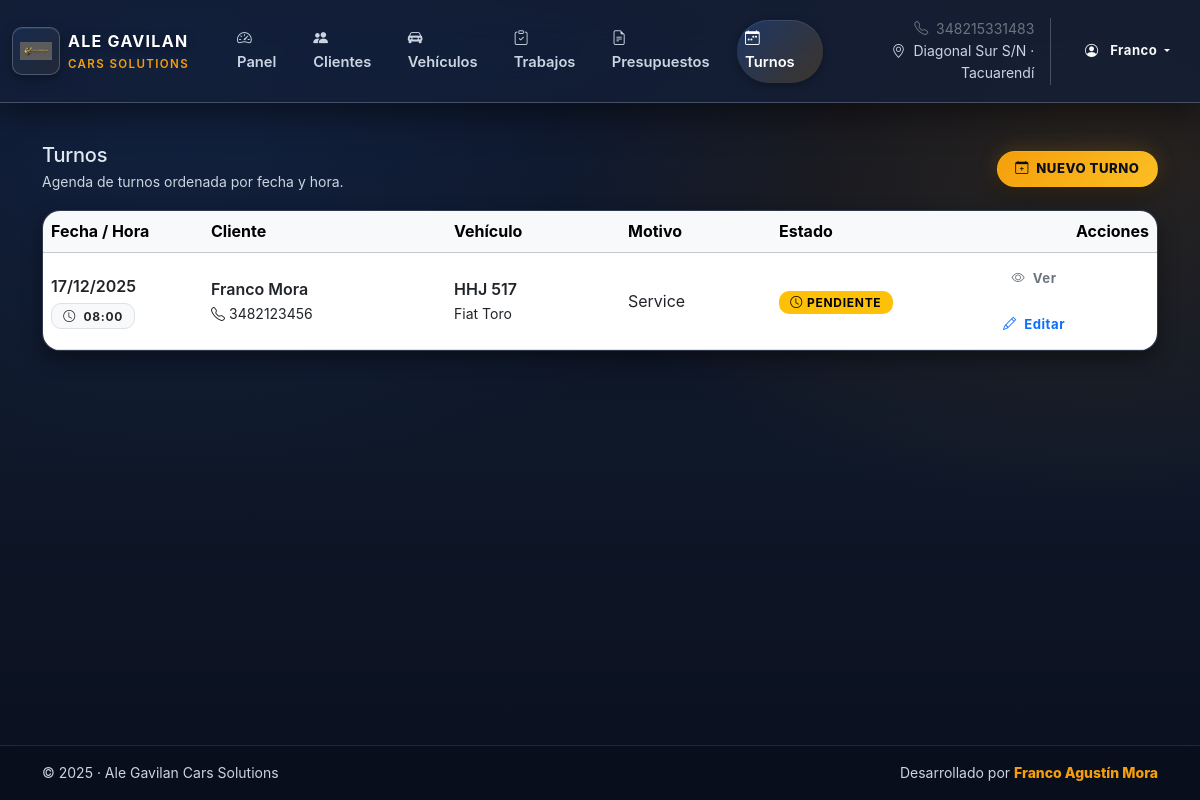
The page /turnos/ (signed in) on the database its author committed.
### taller/models.py (models this page shows, shortened)
class Turno(models.Model):
    ESTADO_PENDIENTE = "PENDIENTE"
    ESTADO_CONFIRMADO = "CONFIRMADO"
    ESTADO_CANCELADO = "CANCELADO"
    ESTADO_CUMPLIDO = "CUMPLIDO"
    ESTADO_CHOICES = [
        (ESTADO_PENDIENTE, "Pendiente"),
        (ESTADO_CONFIRMADO, "Confirmado"),
        (ESTADO_CANCELADO, "Cancelado"),
        (ESTADO_CUMPLIDO, "Cumplido"),
    ]
    cliente = models.ForeignKey(
        Cliente,
        related_name="turnos",
        on_delete=models.SET_NULL,
        null=True,
        blank=True,
    )
    vehiculo = models.ForeignKey(
        Vehiculo,
        related_name="turnos",
        on_delete=models.SET_NULL,
        null=True,
        blank=True,
    )
    fecha_hora = models.DateTimeField()
    motivo = models.CharField(max_length=255, help_text="Ej: Service, cambio de embrague, etc.")
    notas = models.TextField(blank=True)
    estado = models.CharField(
        max_length=15,
        choices=ESTADO_CHOICES,
        default=ESTADO_PENDIENTE,
    )
    creado_en = models.DateTimeField(auto_now_add=True)
    class Meta:
        verbose_name = "Turno"
        verbose_name_plural = "Turnos"
        ordering = ["fecha_hora"]
        unique_together = [("fecha_hora", "vehiculo")]

class Cliente(models.Model):
    nombre = models.CharField(max_length=100)
    apellido = models.CharField(max_length=100, blank=True)
    telefono = models.CharField(max_length=50, blank=True)
    email = models.EmailField(blank=True)
    dni = models.CharField("DNI / CUIT", max_length=20, blank=True)
    direccion = models.CharField(max_length=255, blank=True)
    notas = models.TextField(blank=True, help_text="Comentarios generales sobre el cliente.")
    class Meta:
        verbose_name = "Cliente"
        verbose_name_plural = "Clientes"
        ordering = ["nombre", "apellido"]
    @property
    def nombre_completo(self):
        if self.apellido:
            return f"{self.nombre} {self.apellido}"
        return self.nombre

class Vehiculo(models.Model):
    cliente = models.ForeignKey(
        Cliente,
        related_name="vehiculos",
        on_delete=models.CASCADE,
    )
    patente = models.CharField(max_length=10, unique=True)
    marca = models.CharField(max_length=50)
    modelo = models.CharField(max_length=100)
    anio = models.PositiveIntegerField("Año", null=True, blank=True)
    color = models.CharField(max_length=50, blank=True)
    kilometraje_actual = models.PositiveIntegerField(
        default=0,
        help_text="Último kilometraje registrado.",
    )
    estado_cubiertas = models.CharField(
        max_length=200,
        blank=True,
        help_text="Ej: Delanteras 70%, traseras 40%.",
    )
    proximo_service_km = models.PositiveIntegerField(
        null=True,
        blank=True,
        help_text="Kilometraje sugerido para el próximo control.",
    )
    proximo_service_fecha = models.DateField(
        null=True,
        blank=True,
        help_text="Fecha sugerida para el próximo control.",
    )
    notas = models.TextField(
        blank=True,
        help_text="Observaciones generales del vehículo.",
    )
    class Meta:
        verbose_name = "Vehículo"
        verbose_name_plural = "Vehículos"
        ordering = ["patente"]

### taller/views.py (the view)
# urls.py: path("turnos/", TurnoListView.as_view(), name="turno_list"),
class TurnoListView(LoginRequiredMixin, ListView):
    model = Turno
    template_name = "taller/turno_list.html"
    context_object_name = "turnos"
    paginate_by = 20
    login_url = "login"
    def get_queryset(self):
        return Turno.objects.select_related("cliente", "vehiculo").order_by("fecha_hora")

### taller/templates/taller/turno_list.html (shortened to what this page needs)
{% extends "taller/base.html" %}
{% block content %}
<div class="d-flex flex-wrap gap-2 align-items-center justify-content-between mb-3">
  <div>
    <h1 class="h5 mb-1">Turnos</h1>
    <div class="text-muted small">
      Agenda de turnos ordenada por fecha y hora.
    </div>
  </div>
  <a href="{% url 'taller:turno_create' %}" class="btn btn-brand btn-sm">
    <i class="bi bi-calendar-plus me-1"></i> Nuevo turno
  </a>
</div>
<div class="card-premium p-0 overflow-hidden">
  {% if turnos %}
    <div class="table-responsive">
      <table class="table table-hover align-middle mb-0">
        <thead class="table-light">
          <tr>
            <th style="width:160px;">Fecha / Hora</th>
            <th>Cliente</th>
            <th>Vehículo</th>
            <th>Motivo</th>
            <th style="width:140px;">Estado</th>
            <th class="text-end" style="width:220px;">Acciones</th>
          </tr>
        </thead>
        <tbody>
          {% for t in turnos %}
            <tr>
              <td>
                <div class="fw-semibold text-dark">
                  {{ t.fecha_hora|date:"d/m/Y" }}
                </div>
                <span class="badge text-bg-light border text-dark mt-1">
                  <i class="bi bi-clock me-1"></i>
                  {{ t.fecha_hora|time:"H:i" }}
                </span>
              </td>
              <td>
                <div class="fw-semibold text-dark">
                  {{ t.cliente.nombre_completo }}
                </div>
                {% if t.cliente.telefono %}
                  <div class="small text-dark">
                    <i class="bi bi-telephone me-1"></i>{{ t.cliente.telefono }}
                  </div>
                {% endif %}
              </td>
              <td>
                {% if t.vehiculo %}
                  <div class="fw-semibold text-dark">
                    {{ t.vehiculo.patente }}
                  </div>
                  <div class="small text-dark">
                    {{ t.vehiculo.marca }} {{ t.vehiculo.modelo }}
                  </div>
                {% else %}
                  <span class="text-muted">Sin vehículo</span>
                {% endif %}
              </td>
              <td class="text-dark">
                {{ t.motivo|default:"—" }}
              </td>
              <td>
                {% if t.estado == "PENDIENTE" %}
                  <span class="badge text-bg-warning">
                    <i class="bi bi-clock me-1"></i>Pendiente
                  </span>
                {% elif t.estado == "CONFIRMADO" %}
                  <span class="badge text-bg-info">
                    <i class="bi bi-check2-circle me-1"></i>Confirmado
                  </span>
                {% elif t.estado == "COMPLETADO" %}
                  <span class="badge text-bg-success">
                    <i class="bi bi-check-circle-fill me-1"></i>Completado
                  </span>
                {% else %}
                  <span class="badge text-bg-secondary">
                    <i class="bi bi-dash-circle me-1"></i>{{ t.get_estado_display }}
                  </span>
                {% endif %}
              </td>
              <td class="text-end">
                <div class="action-stack ms-auto">
                  <a href="{% url 'taller:turno_detail' t.id %}"
                     class="btn btn-outline-secondary btn-sm w-100 mb-1">
                    <i class="bi bi-eye me-1"></i> Ver
                  </a>
                  <a href="{% url 'taller:turno_update' t.id %}"
                     class="btn btn-outline-primary btn-sm w-100">
                    <i class="bi bi-pencil me-1"></i> Editar
                  </a>
                </div>
              </td>
            </tr>
          {% endfor %}
        </tbody>
      </table>
    </div>
  {% else %}
    <div class="p-4 text-center text-muted">
      <i class="bi bi-calendar-x fs-3 d-block mb-2"></i>
      Todavía no hay turnos registrados.
    </div>
  {% endif %}
</div>
{% endblock %}

### taller/templates/taller/base.html (shortened to what this page needs)
{% load static %}
<!doctype html>
<html lang="es" class="h-100">
  <head>
    <link href="https://cdn.jsdelivr.net/npm/bootstrap@5.3.3/dist/css/bootstrap.min.css" rel="stylesheet">
    <link rel="stylesheet" href="https://cdn.jsdelivr.net/npm/bootstrap-icons@1.11.3/font/bootstrap-icons.min.css">
    <link rel="stylesheet" href="{% static 'taller/css/main.css' %}">
  </head>
  <body class="d-flex flex-column min-vh-100">
    <nav class="navbar navbar-expand-lg navbar-premium navbar-dark" id="mainNav" aria-label="Navegación principal">
      <div class="container-fluid">
        <a class="navbar-brand d-flex align-items-center gap-2" href="{% url 'taller:dashboard' %}">
          <span class="brand-logo" aria-hidden="true">
            <img src="{% static 'taller/img/logo.png' %}" alt="Logo Ale Gavilan Cars Solutions">
          </span>
          <div class="d-flex flex-column brand-text">
            <span class="brand-title fw-bold">Ale Gavilan</span>
            <small class="brand-subtitle">Cars Solutions</small>
          </div>
        </a>
        <div class="collapse navbar-collapse" id="mainNavbar">
          <ul class="navbar-nav me-auto mb-2 mb-lg-0 ms-lg-4">
            <li class="nav-item">
              <a class="nav-link {% if request.resolver_match.url_name == 'dashboard' %}active{% endif %}"
                 href="{% url 'taller:dashboard' %}"
                 {% if request.resolver_match.url_name == 'dashboard' %}aria-current="page"{% endif %}>
                <i class="bi bi-speedometer2 me-2"></i>Panel
              </a>
            </li>
            <li class="nav-item">
              <a class="nav-link {% if request.resolver_match.url_name == 'cliente_list' %}active{% endif %}"
                 href="{% url 'taller:cliente_list' %}"
                 {% if request.resolver_match.url_name == 'cliente_list' %}aria-current="page"{% endif %}>
                <i class="bi bi-people-fill me-2"></i>Clientes
              </a>
            </li>
            <li class="nav-item">
              <a class="nav-link {% if request.resolver_match.url_name == 'vehiculo_list' %}active{% endif %}"
                 href="{% url 'taller:vehiculo_list' %}"
                 {% if request.resolver_match.url_name == 'vehiculo_list' %}aria-current="page"{% endif %}>
                <i class="bi bi-car-front-fill me-2"></i>Vehículos
              </a>
            </li>
            <li class="nav-item">
              <a class="nav-link {% if request.resolver_match.url_name == 'trabajo_list' %}active{% endif %}"
                 href="{% url 'taller:trabajo_list' %}"
                 {% if request.resolver_match.url_name == 'trabajo_list' %}aria-current="page"{% endif %}>
                <i class="bi bi-clipboard-check me-2"></i>Trabajos
              </a>
            </li>
            <li class="nav-item">
              <a class="nav-link {% if request.resolver_match.url_name == 'presupuesto_list' %}active{% endif %}"
                 href="{% url 'taller:presupuesto_list' %}"
                 {% if request.resolver_match.url_name == 'presupuesto_list' %}aria-current="page"{% endif %}>
                <i class="bi bi-file-earmark-text me-2"></i>Presupuestos
              </a>
            </li>
            <li class="nav-item">
              <a class="nav-link {% if request.resolver_match.url_name == 'turno_list' %}active{% endif %}"
                 href="{% url 'taller:turno_list' %}"
                 {% if request.resolver_match.url_name == 'turno_list' %}aria-current="page"{% endif %}>
                <i class="bi bi-calendar-week me-2"></i>Turnos
              </a>
            </li>
          </ul>
          <div class="d-flex align-items-center gap-3">
            <div class="d-none d-lg-flex flex-column text-end small">
              <span class="text-secondary">
                <i class="bi bi-telephone me-1"></i> 348215331483
              </span>
              <span class="text-muted">
                <i class="bi bi-geo-alt me-1"></i> Diagonal Sur S/N · Tacuarendí
              </span>
            </div>
            {% if request.user.is_authenticated %}
              <div class="dropdown">
                <button
                  class="btn btn-outline-light btn-sm dropdown-toggle"
                  type="button"
                  data-bs-toggle="dropdown"
                  data-bs-display="static"
                  aria-expanded="false"
                >
                  <i class="bi bi-person-circle me-2"></i>
                  {{ request.user.get_short_name|default:request.user.username }}
                </button>
              </div>
            {% else %}
              <a class="btn btn-outline-light btn-sm" href="{% url 'login' %}">
                <i class="bi bi-box-arrow-in-right me-2"></i>Ingresar
              </a>
            {% endif %}
          </div>
        </div>
      </div>
    </nav>
    <main id="mainContent" class="container flex-grow-1">
      {% block content %}{% endblock %}
    </main>
    <footer class="footer-premium mt-auto">
      <div class="container py-3">
        <div class="d-flex flex-column flex-md-row justify-content-between align-items-center gap-2 small text-muted">
          <div>© {% now "Y" %} · Ale Gavilan Cars Solutions</div>
          <div>Desarrollado por <strong>Franco Agustín Mora</strong></div>
        </div>
      </div>
    </footer>
  </body>
</html>

### rows shown on the page
Turno: fecha_hora "17/12/2025", fecha_hora "08:00", cliente.nombre_completo "Franco Mora", cliente.telefono "3482123456", vehiculo.patente "HHJ 517", vehiculo.marca "Fiat", vehiculo.modelo "Toro", motivo "Service", estado "PENDIENTE" (drawn)

### other values the page prints
{{ request.user.get_short_name|default:request.user.username }} "Franco"
